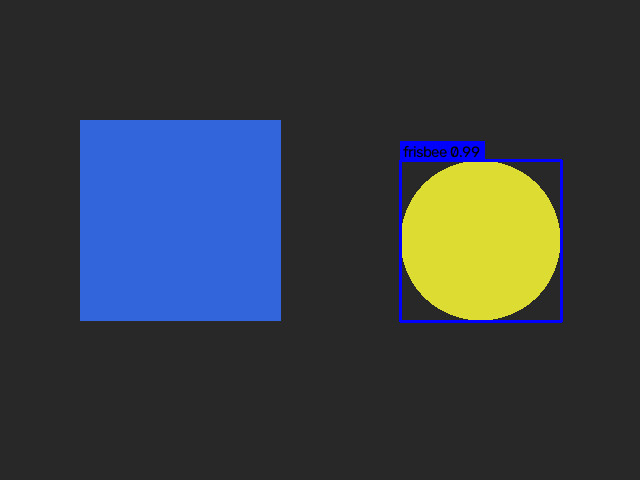
#> input picture experiments/sample_yolo_detection.png, 640 x 480 px; its folder holds only this picture in this run
$ python -i threshold_segmentation.py   (imports and definitions only)
#> lines starting #> are read from the running program, lines starting #| are printed output that depends on the picture; after the words box and inside, x2 and y2 are one past the last pixel; in counts of white or black regions, pixels touching at a corner belong together
"""
Chapter 26 - Computer Vision Applications
Skrip 6: Threshold-Based Segmentation & Connected Component Analysis
Mendemonstrasikan segmentasi citra berbasis ambang batas (Global, Otsu, dan Adaptive Thresholding),
mengatasi variasi pencahayaan non-seragam, serta mengekstrak instans objek biner,
koordinat bounding box, dan titik pusat massa (Centroid) melalui Connected Components with Stats.
"""

from typing import Dict, List, Tuple
from pathlib import Path
import numpy as np
import cv2


def apply_segmentation_thresholds(gray_img: np.ndarray) -> Dict[str, np.ndarray]:
    """
    Menerapkan tiga metode penentuan ambang batas (Thresholding) pada citra grayscale:
    1. Global Thresholding: Ambang batas statis tetap (misal T = 127).
    2. Otsu's Thresholding: Penentuan ambang batas optimal otomatis melalui minimisasi variansi intra-kelas.
    3. Adaptive Gaussian: Ambang batas lokal adaptif untuk menangani gradien pencahayaan tak seragam.
    """
    # 1. Global Threshold
    _, global_thresh = cv2.threshold(gray_img, 127, 255, cv2.THRESH_BINARY)

    # 2. Otsu Threshold (Menghitung ambang optimal otomatis)
    otsu_val, otsu_thresh = cv2.threshold(gray_img, 0, 255, cv2.THRESH_BINARY + cv2.THRESH_OTSU)

    # 3. Adaptive Threshold (Ukuran blok lokal 11x11, konstanta C = 2)
    adaptive_thresh = cv2.adaptiveThreshold(
        gray_img, 255, cv2.ADAPTIVE_THRESH_GAUSSIAN_C, cv2.THRESH_BINARY, 11, 2
    )

    return {
        "global": global_thresh,
        "otsu": otsu_thresh,
        "adaptive": adaptive_thresh,
        "otsu_optimal_val": float(otsu_val)
    }


def extract_connected_components(binary_mask: np.ndarray, min_area: int = 50) -> List[Dict[str, any]]:
    """
    Mengekstrak setiap objek terhubung (Connected Components) dari mask biner.
    Mengembalikan daftar kamus yang memuat label ID, luas area, bounding box [x, y, w, h], dan centroid (cx, cy).
    """
    num_labels, labels, stats, centroids = cv2.connectedComponentsWithStats(binary_mask, connectivity=8)
    objects = []

    # Indeks 0 adalah latar belakang (Background), objek dimulai dari indeks 1
    for i in range(1, num_labels):
        area = int(stats[i, cv2.CC_STAT_AREA])
        if area < min_area:
            continue # Tapis derau bintik kecil

        x = int(stats[i, cv2.CC_STAT_LEFT])
        y = int(stats[i, cv2.CC_STAT_TOP])
        w = int(stats[i, cv2.CC_STAT_WIDTH])
        h = int(stats[i, cv2.CC_STAT_HEIGHT])
        cx, cy = centroids[i]

        objects.append({
            "label_id": i,
            "area": area,
            "bbox_xywh": [x, y, w, h],
            "bbox_xyxy": [x, y, x + w, y + h],
            "centroid": (float(cx), float(cy))
        })

    return objects


# [31 lines not run here, left out]

>>> import cv2
>>> picture = cv2.imread('../../../../experiments/sample_yolo_detection.png', cv2.IMREAD_GRAYSCALE)
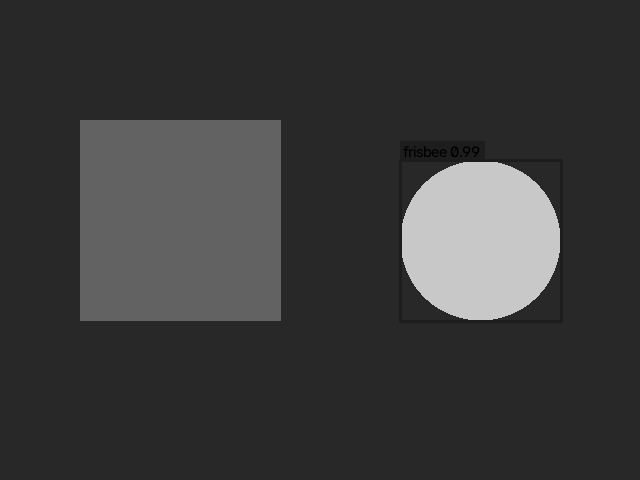
#> picture: shape (480, 640); min 0, max 200, mean 57.9
>>> result = apply_segmentation_thresholds(picture)
#> in apply_segmentation_thresholds, `_, global_thresh = cv2.threshold(gray_img, 127, 255, cv2.THRESH_BINARY)`:
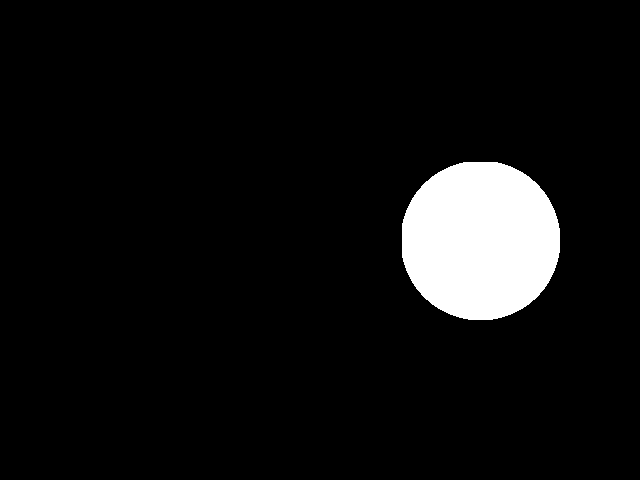
#> global_thresh: shape (480, 640); 6.5% white; 1 white region, box (x1, y1, x2, y2) and area: (402, 162, 560, 320) 20027
#> in apply_segmentation_thresholds, `otsu_val, otsu_thresh = cv2.threshold(gray_img, 0, 255, cv2.THRESH_BIN..`: otsu_val = 98
#> in apply_segmentation_thresholds, `adaptive_thresh = cv2.adaptiveThreshold( gray_img, 255, cv2.ADAPTIVE_T..`:
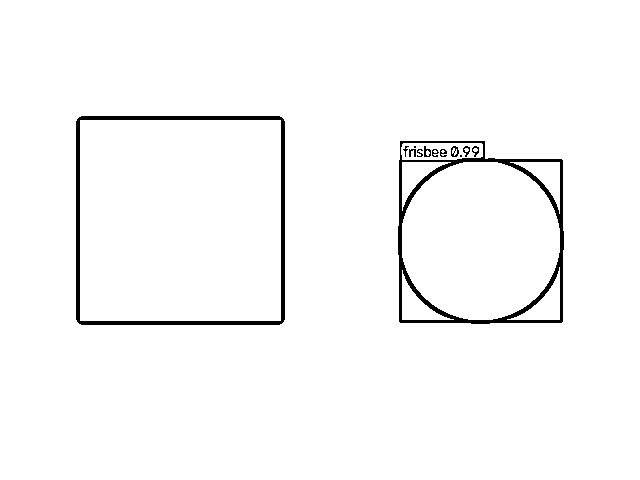
#> adaptive_thresh: shape (480, 640); 97.7% white; 13 black regions (2 under 20 px), largest, box (x1, y1, x2, y2) and area: (398, 141, 564, 324) 3657, (76, 116, 285, 325) 3232, (451, 146, 459, 157) 50
#> result = 4 items
